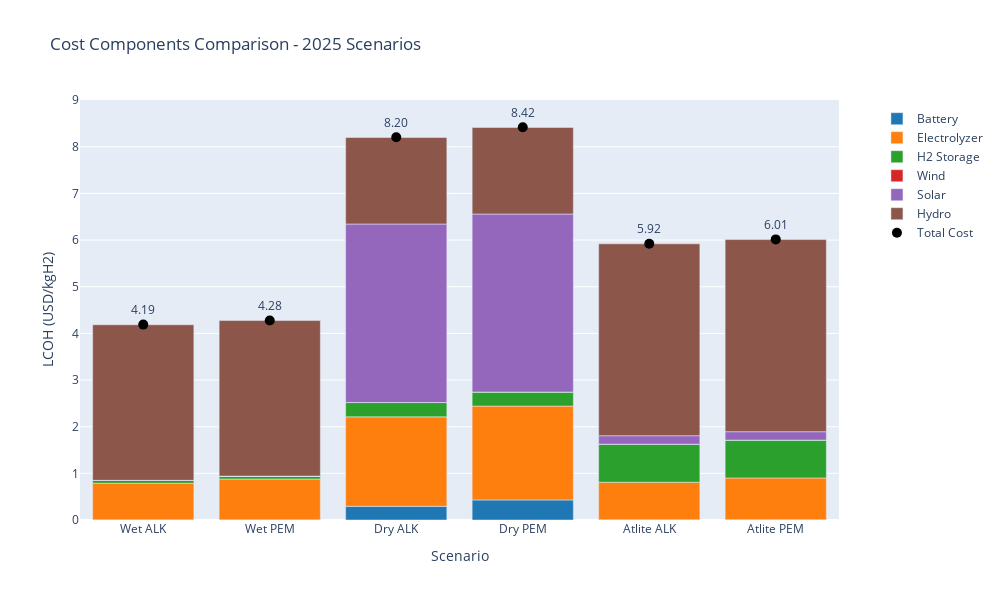

Write notebook code for a chart like this one.
### Code cell
import plotly.graph_objects as go
import geopandas as gpd
import pandas as pd
import numpy as np

def create_combined_waterfall():
    # Define scenarios and components
    scenarios = [
        ('wet', 'ALK'), ('wet', 'PEM'),
        ('dry', 'ALK'), ('dry', 'PEM'),
        ('atlite', 'ALK'), ('atlite', 'PEM')
    ]
    
    components = [
        ('battery costs portion', 'Battery'),
        ('electrolyzer portion', 'Electrolyzer'),
        ('H2 storage portion', 'H2 Storage'),
        ('wind portion', 'Wind'),
        ('solar portion', 'Solar'),
        ('hydro portion', 'Hydro')
    ]
    
    # Collect data
    data_dict = {}
    for hydro, elec in scenarios:
        path = f'Resources/total_generation/Scenario_{hydro}_{elec}_25/hex_cost_components.geojson'
        data = gpd.read_file(path)
        min_idx = data['Vientiane trucking production cost'].idxmin()
        min_hex = data.loc[min_idx]
        
        # Store values
        scenario_name = f"{hydro.capitalize()} {elec}"
        data_dict[scenario_name] = {
            'components': [min_hex[f'Vientiane LCOH - trucking {comp[0]}'] for comp in components],
            'total': min_hex['Vientiane trucking production cost']
        }
    
    # Create figure
    fig = go.Figure()
    
    # Set bar positions
    scenario_positions = np.arange(len(scenarios))
    bar_width = 0.15
    
    # Add component bars
    colors = ['#1f77b4', '#ff7f0e', '#2ca02c', '#d62728', '#9467bd', '#8c564b']
    for idx, (_, comp_name) in enumerate(components):
        y_values = [data_dict[scen]['components'][idx] for scen in data_dict]
        
        fig.add_trace(go.Bar(
            name=comp_name,
            x=list(data_dict.keys()),
            y=y_values,
            marker_color=colors[idx]
        ))
    
    # Add total markers
    fig.add_trace(go.Scatter(
        name='Total Cost',
        x=list(data_dict.keys()),
        y=[data_dict[scen]['total'] for scen in data_dict],
        mode='markers+text',
        marker=dict(color='black', size=10),
        text=[f"{v:.2f}" for v in [data_dict[scen]['total'] for scen in data_dict]],
        textposition='top center'
    ))
    
    # Update layout
    fig.update_layout(
        barmode='relative',
        title='Cost Components Comparison - 2025 Scenarios',
        xaxis_title='Scenario',
        yaxis_title='LCOH (USD/kgH2)',
        legend=dict(
            yanchor="top",
            y=0.99,
            xanchor="left",
            x=1.05
        ),
        width=1000,
        height=600,
        margin=dict(r=150)
    )
    
    # Save figure
    fig.write_html("Results/waterfall_comparison_combined_2025.html")
    # fig.write_image("Results/waterfall_comparison_combined_2025.png", scale=2)
    
    return fig

# Execute
waterfall_fig = create_combined_waterfall()
waterfall_fig.show()

### Figure 1 — Plotly figure (JSON) as saved in the notebook; plotly's stock layout.template omitted (floating-point values rounded to 4 significant figures)
{"data": [{"marker": {"color": "#1f77b4"}, "name": "Battery", "type": "bar", "x": ["Wet ALK", "Wet PEM", "Dry ALK", "Dry PEM", "Atlite ALK", "Atlite PEM"], "y": [0.002806, 0.002806, 0.2928, 0.43, 0.006383, 0.006811]}, {"marker": {"color": "#ff7f0e"}, "name": "Electrolyzer", "type": "bar", "x": ["Wet ALK", "Wet PEM", "Dry ALK", "Dry PEM", "Atlite ALK", "Atlite PEM"], "y": [0.7854, 0.8751, 1.918, 2.011, 0.8033, 0.8944]}, {"marker": {"color": "#2ca02c"}, "name": "H2 Storage", "type": "bar", "x": ["Wet ALK", "Wet PEM", "Dry ALK", "Dry PEM", "Atlite ALK", "Atlite PEM"], "y": [0.06263, 0.06263, 0.3076, 0.3012, 0.8153, 0.8119]}, {"marker": {"color": "#d62728"}, "name": "Wind", "type": "bar", "x": ["Wet ALK", "Wet PEM", "Dry ALK", "Dry PEM", "Atlite ALK", "Atlite PEM"], "y": [0, 0, 0, 0, 0, 0]}, {"marker": {"color": "#9467bd"}, "name": "Solar", "type": "bar", "x": ["Wet ALK", "Wet PEM", "Dry ALK", "Dry PEM", "Atlite ALK", "Atlite PEM"], "y": [0, 0, 3.826, 3.816, 0.1821, 0.1798]}, {"marker": {"color": "#8c564b"}, "name": "Hydro", "type": "bar", "x": ["Wet ALK", "Wet PEM", "Dry ALK", "Dry PEM", "Atlite ALK", "Atlite PEM"], "y": [3.334, 3.334, 1.853, 1.855, 4.112, 4.118]}, {"marker": {"color": "black", "size": 10}, "mode": "markers+text", "name": "Total Cost", "text": ["4.19", "4.28", "8.20", "8.42", "5.92", "6.01"], "textposition": "top center", "type": "scatter", "x": ["Wet ALK", "Wet PEM", "Dry ALK", "Dry PEM", "Atlite ALK", "Atlite PEM"], "y": [4.188, 4.277, 8.202, 8.418, 5.923, 6.014]}], "layout": {"barmode": "relative", "height": 600, "legend": {"x": 1.05, "xanchor": "left", "y": 0.99, "yanchor": "top"}, "margin": {"r": 150}, "title": {"text": "Cost Components Comparison - 2025 Scenarios"}, "width": 1000, "xaxis": {"title": {"text": "Scenario"}}, "yaxis": {"title": {"text": "LCOH (USD/kgH2)"}}}}
